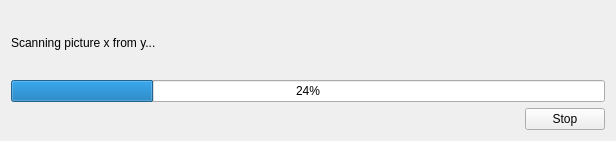
<?xml version="1.0" encoding="UTF-8"?>
<ui version="4.0">
 <class>statusWidget</class>
 <widget class="QWidget" name="statusWidget">
  <property name="geometry">
   <rect>
    <x>0</x>
    <y>0</y>
    <width>616</width>
    <height>141</height>
   </rect>
  </property>
  <property name="windowTitle">
   <string>Form</string>
  </property>
  <layout class="QGridLayout" name="gridLayout">
   <item row="0" column="0" colspan="2">
    <widget class="QLabel" name="labelStatus">
     <property name="text">
      <string>Scanning picture x from y...</string>
     </property>
    </widget>
   </item>
   <item row="1" column="0" colspan="2">
    <widget class="QProgressBar" name="progressBar">
     <property name="value">
      <number>24</number>
     </property>
    </widget>
   </item>
   <item row="2" column="0">
    <spacer name="horizontalSpacer">
     <property name="orientation">
      <enum>Qt::Horizontal</enum>
     </property>
     <property name="sizeHint" stdset="0">
      <size>
       <width>511</width>
       <height>20</height>
      </size>
     </property>
    </spacer>
   </item>
   <item row="2" column="1">
    <widget class="QPushButton" name="pbStop">
     <property name="text">
      <string>Stop</string>
     </property>
    </widget>
   </item>
  </layout>
 </widget>
 <resources/>
 <connections>
  <connection>
   <sender>pbStop</sender>
   <signal>clicked()</signal>
   <receiver>statusWidget</receiver>
   <slot>stopPressed()</slot>
   <hints>
    <hint type="sourcelabel">
     <x>567</x>
     <y>111</y>
    </hint>
    <hint type="destinationlabel">
     <x>307</x>
     <y>70</y>
    </hint>
   </hints>
  </connection>
 </connections>
 <slots>
  <slot>stopPressed()</slot>
 </slots>
</ui>
